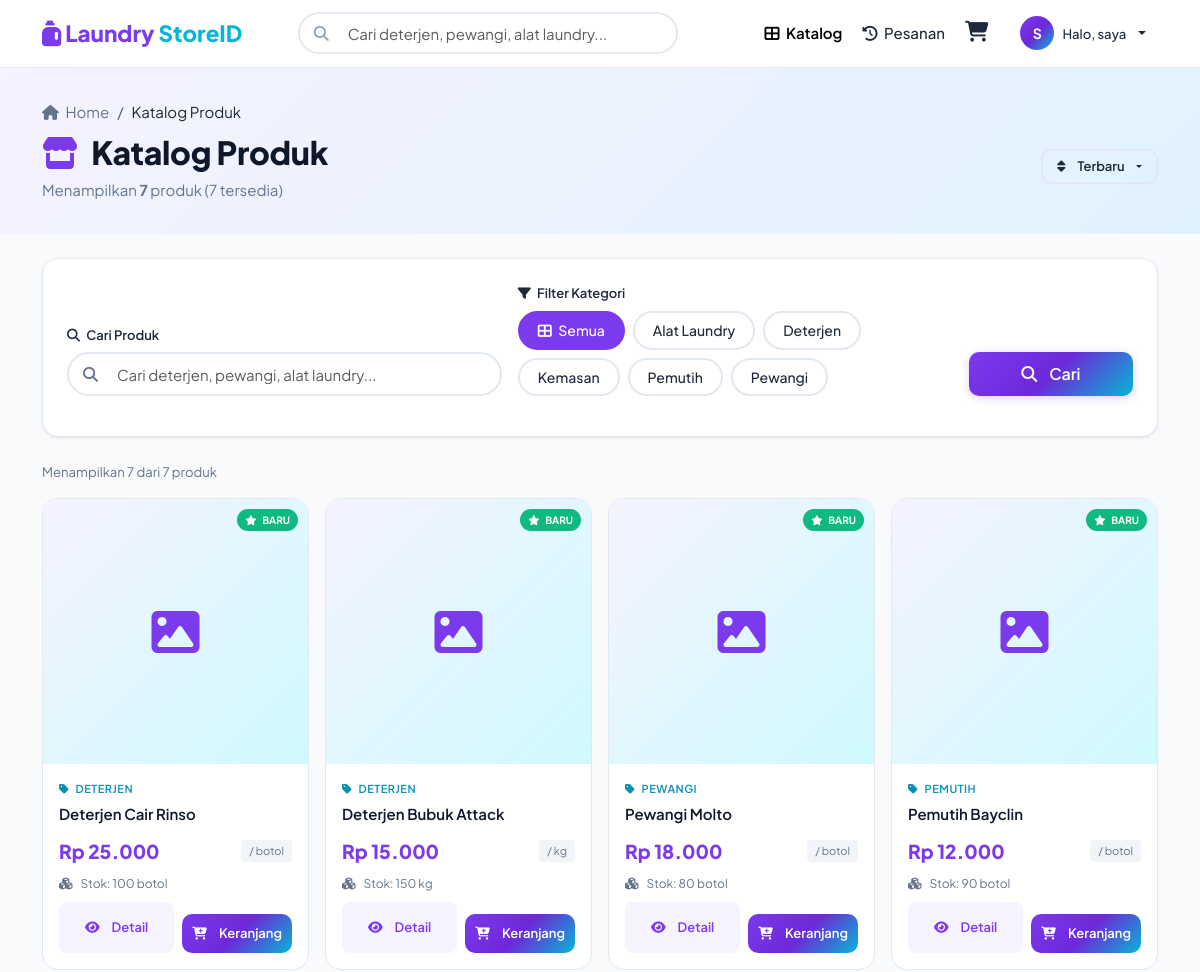
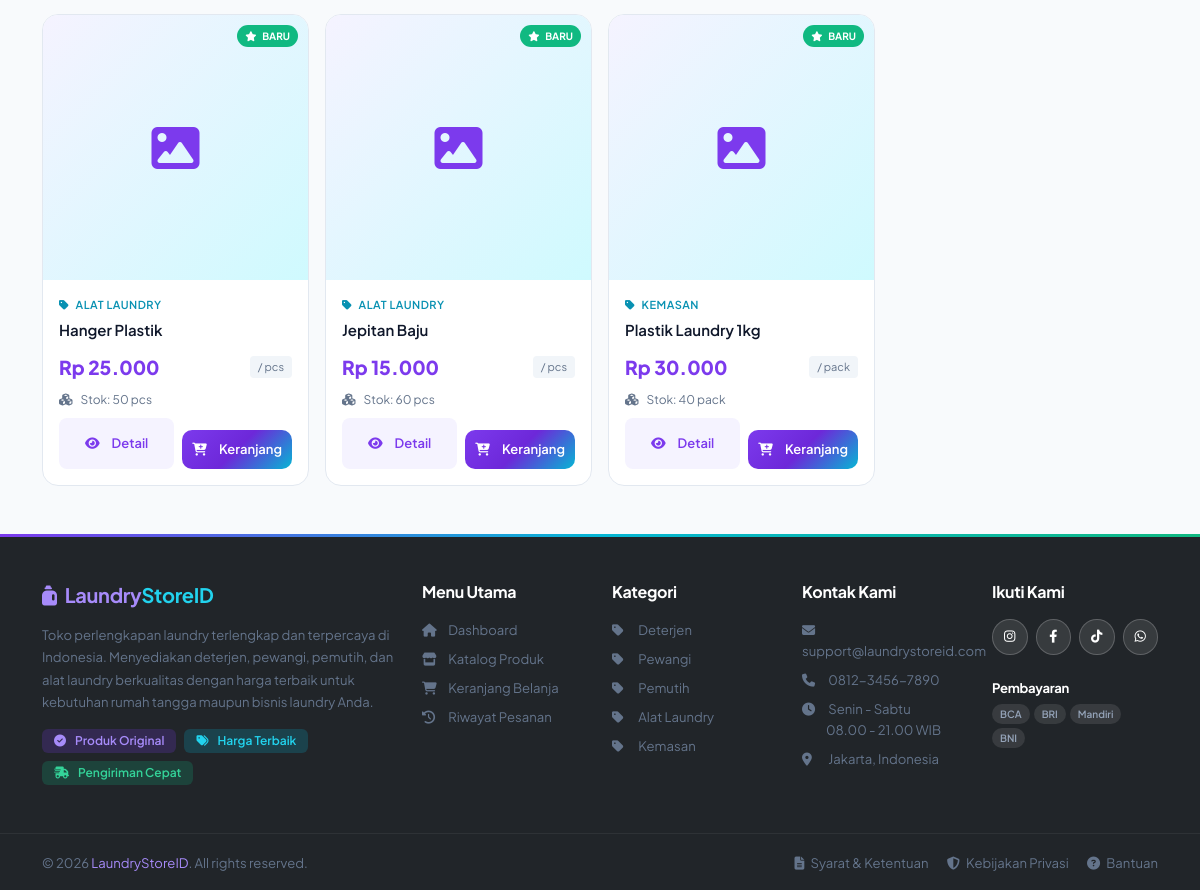
The page /user/produk.php (signed in) on the database its author committed (2 pictures, top to bottom).
### tables this page shows
CREATE TABLE `kategori` (
  `id` int NOT NULL,
  `nama_kategori` varchar(100) NOT NULL
);

CREATE TABLE `produk` (
  `id` int NOT NULL,
  `nama_produk` varchar(150) NOT NULL,
  `deskripsi` text,
  `harga` decimal(10,2) NOT NULL,
  `stok` int DEFAULT '0',
  `satuan` varchar(50) DEFAULT NULL,
  `gambar` varchar(255) DEFAULT 'default.jpg',
  `id_kategori` int DEFAULT NULL,
  `created_at` timestamp NULL DEFAULT CURRENT_TIMESTAMP
);

### user/produk.php (the view, shortened to what the rows shown need)
<?php
require_once '../config/db.php';
include '../includes/header.php';
$stmt_kategori = $pdo->query("SELECT * FROM kategori ORDER BY nama_kategori");
$kategori_list = $stmt_kategori->fetchAll();
$where_clause = "WHERE 1=1";
$params = [];
$selected_kategori = isset($_GET['kategori']) ? $_GET['kategori'] : '';
$search_query = isset($_GET['search']) ? $_GET['search'] : '';
$sort_by = isset($_GET['sort']) ? $_GET['sort'] : 'terbaru';
$order_clause = "ORDER BY p.created_at DESC";
switch ($sort_by) {
    case 'terbaru':
    default:
        $order_clause = "ORDER BY p.created_at DESC";
        break;
}
$sql = "SELECT p.*, k.nama_kategori,
               COALESCE(SUM(dp.jumlah), 0) as total_terjual
        FROM produk p
        LEFT JOIN kategori k ON p.id_kategori = k.id
        LEFT JOIN detail_pesanan dp ON p.id = dp.id_produk
        $where_clause
        GROUP BY p.id
        $order_clause";
$stmt = $pdo->prepare($sql);
$stmt->execute($params);
$produk_list = $stmt->fetchAll();
$per_page = 12;
$current_page = isset($_GET['page']) ? max(1, (int)$_GET['page']) : 1;
$offset = ($current_page - 1) * $per_page;
$sql_paginated = $sql . " LIMIT $per_page OFFSET $offset";
$stmt = $pdo->prepare($sql_paginated);
$stmt->execute($params);
$produk_list = $stmt->fetchAll();
?>
<div style="background: linear-gradient(135deg, #F5F3FF, #E0F2FE); padding: 32px 0;">
    <div class="container">
        <div class="d-flex justify-content-between align-items-center">
            <div>
                <h2 class="fw-800 mb-1">
                    <i class="fas fa-store me-2" style="color: var(--color-primary);"></i>
                    Katalog Produk
                </h2>
            </div>
        </div>
    </div>
</div>
<div class="container mt-4">
    <div class="card" style="border-radius: var(--radius-lg); border: 1px solid var(--color-border);">
        <div class="card-body">
            <form method="GET" action="" id="filterForm">
                <div class="row g-3 align-items-end">
                    <div class="col-lg-5">
                        <div class="d-flex flex-wrap gap-2 filter-pills-wrapper" style="padding-top: 2px;">
                            <a href="?<?php echo $search_query != '' ? 'search=' . urlencode($search_query) . '&' : ''; ?>sort=<?php echo $sort_by; ?>"
                               class="filter-pill <?php echo $selected_kategori == '' ? 'active' : ''; ?>">
                                <i class="fas fa-th-large me-1"></i> Semua
                            </a>
                            <?php foreach ($kategori_list as $kat): ?>
                            <a href="?kategori=<?php echo $kat['id']; ?><?php echo $search_query != '' ? '&search=' . urlencode($search_query) : ''; ?>&sort=<?php echo $sort_by; ?>"
                               class="filter-pill <?php echo $selected_kategori == $kat['id'] ? 'active' : ''; ?>">
                                <?php echo $kat['nama_kategori']; ?>
                            </a>
                            <?php endforeach; ?>
                        </div>
                    </div>
                </div>
            </form>
        </div>
    </div>
</div>
<div class="container mt-4 mb-5">
    <?php if (count($produk_list) > 0): ?>
    <div class="row g-3">
        <?php foreach ($produk_list as $produk): ?>
        <div class="col-6 col-md-4 col-lg-3" data-filter-item data-category="<?php echo $produk['id_kategori']; ?>">
            <div class="product-card animate-slide-up">
                <div class="product-card-img-wrapper">
                    <?php if ($produk['gambar']): ?>
                    <div class="product-card-img-placeholder" style="display: none;">
                        <i class="fas fa-image"></i>
                    </div>
                    <?php else: ?>
                    <div class="product-card-img-placeholder">
                        <i class="fas fa-box-open"></i>
                    </div>
                    <?php endif; ?>
                    <?php if (strtotime($produk['created_at']) > strtotime('-7 days')): ?>
                    <span style="position: absolute; top: 10px; right: 10px; background: var(--color-success); color: white; font-size: 10px; font-weight: 700; padding: 3px 8px; border-radius: 100px; z-index: 2;">
                        <i class="fas fa-star me-1"></i> BARU
                    </span>
                    <?php endif; ?>
                </div>
                <div class="product-card-body">
                    <?php if ($produk['nama_kategori']): ?>
                    <div class="product-category-label">
                        <i class="fas fa-tag me-1"></i> <?php echo $produk['nama_kategori']; ?>
                    </div>
                    <?php endif; ?>
                    <a href="detail_produk.php?id=<?php echo $produk['id']; ?>" class="text-decoration-none">
                        <div class="product-name">
                            <?php echo $produk['nama_produk']; ?>
                        </div>
                    </a>
                    <div class="product-price-row">
                        <span class="product-price-main">
                            Rp <?php echo number_format($produk['harga'], 0, ',', '.'); ?>
                        </span>
                        <span class="product-price-unit">
                            / <?php echo $produk['satuan']; ?>
                        </span>
                    </div>
                    <div class="product-stock-info mt-1">
                        <i class="fas fa-cubes me-1"></i>
                        Stok: <?php echo $produk['stok']; ?> <?php echo $produk['satuan']; ?>
                    </div>
                    <div class="d-flex gap-2 mt-2">
                        <a href="detail_produk.php?id=<?php echo $produk['id']; ?>"
                           class="btn btn-sm flex-grow-1"
                           style="background: var(--color-primary-50); color: var(--color-primary); border-radius: 8px; font-weight: 600; font-size: 13px;">
                            <i class="fas fa-eye me-1"></i> Detail
                        </a>
                        <?php if ($produk['stok'] > 0): ?>
                        <form method="POST" action="keranjang.php">
                            <button type="submit" class="btn btn-add-cart flex-grow-1" style="font-size: 13px;">
                                <i class="fas fa-cart-plus me-1"></i> Keranjang
                            </button>
                        </form>
                        <?php else: ?>
                        <button class="btn btn-sm flex-grow-1" disabled style="background: #F1F5F9; color: #94A3B8; border-radius: 8px; font-size: 13px;">
                            <i class="fas fa-times-circle me-1"></i> Habis
                        </button>
                        <?php endif; ?>
                    </div>
                </div>
            </div>
        </div>
        <?php endforeach; ?>
    </div>
    <?php endif; ?>
</div>
<?php include '../includes/footer.php'; ?>

### includes/footer.php (shortened to what the rows shown need)
    </div>
    <?php if (strpos($_SERVER['PHP_SELF'], '/admin/') === false): ?>
    <footer class="bg-dark text-white mt-5">
        <div class="container py-5">
            <div class="row g-4">
                <div class="col-lg-2 col-md-4">
                    <ul class="list-unstyled small">
                        <?php
                        if (isset($pdo)) {
                            try {
                                $stmt_footer = $pdo->query("SELECT * FROM kategori LIMIT 5");
                                $footer_kategori = $stmt_footer->fetchAll();
                                foreach ($footer_kategori as $kat):
                        ?>
                        <li class="mb-2">
                            <a href="<?php echo $base_path; ?>/user/produk.php?kategori=<?php echo $kat['id']; ?>" class="text-muted text-decoration-none footer-link">
                                <i class="fas fa-tag me-2" style="width: 16px;"></i> <?php echo $kat['nama_kategori']; ?>
                            </a>
                        </li>
                        <?php
                                endforeach;
                            } catch (Exception $e) {
                        ?>
                        <li class="mb-2"><span class="text-muted"><i class="fas fa-tag me-2"></i> Deterjen</span></li>
                        <li class="mb-2"><span class="text-muted"><i class="fas fa-tag me-2"></i> Pewangi</span></li>
                        <li class="mb-2"><span class="text-muted"><i class="fas fa-tag me-2"></i> Pemutih</span></li>
                        <li class="mb-2"><span class="text-muted"><i class="fas fa-tag me-2"></i> Alat Laundry</span></li>
                        <?php } ?>
                        <?php } ?>
                    </ul>
                </div>
            </div>
        </div>
    </footer>
    <?php endif; ?>
</body>
</html>

### rows shown on the page
kategori: nama_kategori "Alat Laundry"
kategori: nama_kategori "Deterjen"
kategori: nama_kategori "Kemasan"
kategori: nama_kategori "Pemutih"
kategori: nama_kategori "Pewangi"
produk: shows "BARU", id_kategori.nama_kategori "DETERJEN", nama_produk "Deterjen Cair Rinso", harga "25.000", satuan "botol", stok "100"
produk: shows "BARU", id_kategori.nama_kategori "DETERJEN", nama_produk "Deterjen Bubuk Attack", harga "15.000", satuan "kg", stok "150"
produk: shows "BARU", id_kategori.nama_kategori "PEWANGI", nama_produk "Pewangi Molto", harga "18.000", satuan "botol", stok "80"
produk: shows "BARU", id_kategori.nama_kategori "PEMUTIH", nama_produk "Pemutih Bayclin", harga "12.000", satuan "botol", stok "90"
produk: shows "BARU", id_kategori.nama_kategori "ALAT LAUNDRY", nama_produk "Hanger Plastik", harga "25.000", satuan "pcs", stok "50"
produk: shows "BARU", id_kategori.nama_kategori "ALAT LAUNDRY", nama_produk "Jepitan Baju", harga "15.000", satuan "pcs", stok "60"
produk: shows "BARU", id_kategori.nama_kategori "KEMASAN", nama_produk "Plastik Laundry 1kg", harga "30.000", satuan "pack", stok "40"

### other values the page prints
substr($_SESSION['nama'], 0, 1) "S"
$nama_depan "saya"
$total_produk "7"
$produk_tersedia "7"
count($produk_list) "7"
